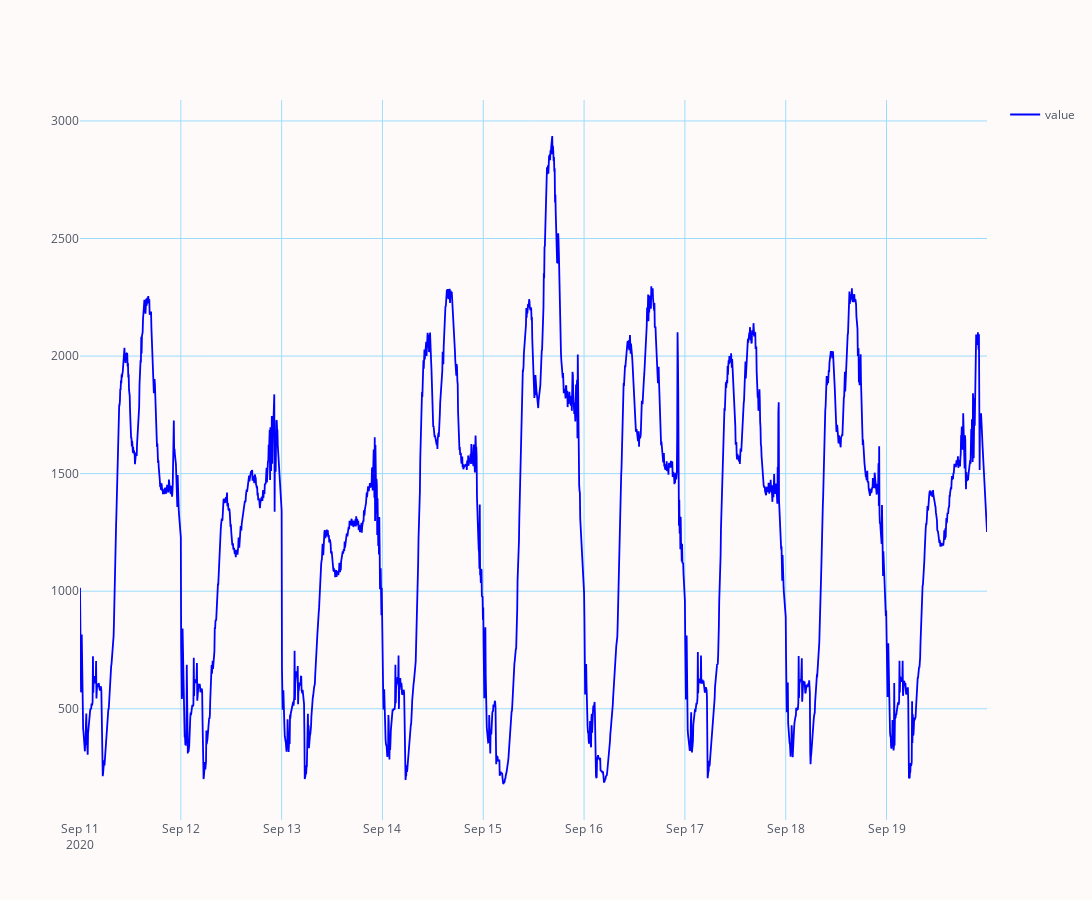

Notebook code cell kept with this figure:
### Code cell
data.blot(x='time', y='value', dimensions=(1400, 900), colors={'value': 'blue'})

### Figure 1 — Plotly figure (JSON) as saved in the notebook; plotly's stock layout.template omitted (floating-point values rounded to 4 significant figures; data arrays with more than 128 entries replaced by an {"elided": "..."} marker saying what was removed)
{"data": [{"line": {"color": "blue", "dash": "solid", "shape": "linear", "width": 1.8}, "mode": "lines", "name": "value", "showlegend": true, "text": "", "type": "scatter", "x": {"elided": "2589 str values"}, "y": {"elided": "2589 int values"}}], "layout": {"height": 900, "legend": {"bgcolor": "#FFFAFA", "font": {"color": "#4D5663"}}, "paper_bgcolor": "#FFFAFA", "plot_bgcolor": "#FFFAFA", "title": {"font": {"color": "#4D5663"}, "x": 0.5}, "width": 1400, "xaxis": {"gridcolor": "#9cddfc", "showgrid": true, "tickfont": {"color": "#4D5663"}, "title": {"font": {"color": "#4D5663"}, "text": ""}, "zerolinecolor": "#9cddfc"}, "yaxis": {"gridcolor": "#9cddfc", "showgrid": true, "tickfont": {"color": "#4D5663"}, "title": {"font": {"color": "#4D5663"}, "text": ""}, "zerolinecolor": "#9cddfc"}}}
